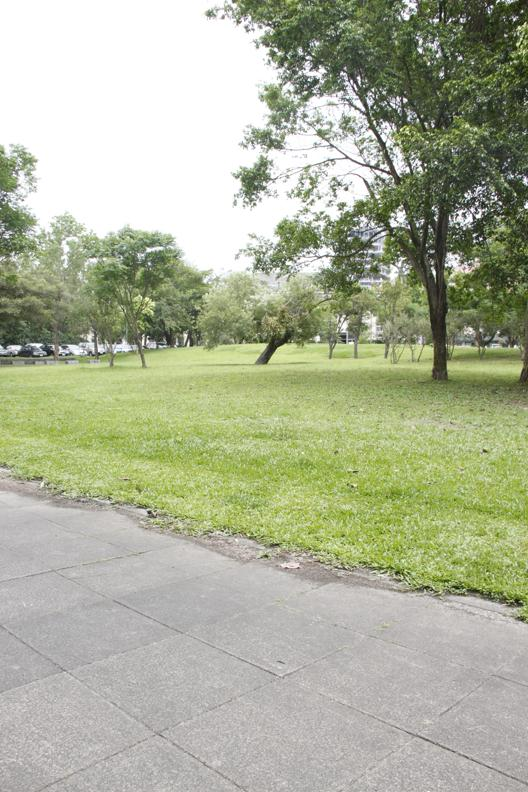
#> input picture images/1.jpg, 528 x 792 px, found by its file name
$ python imagestiching.py
#> lines starting #> are read from the running program, lines starting #| are printed output that depends on the picture
#> further down, image1 is the input picture: shape (792, 528, 3); mean B, G, R 152.8, 177.6, 172.2
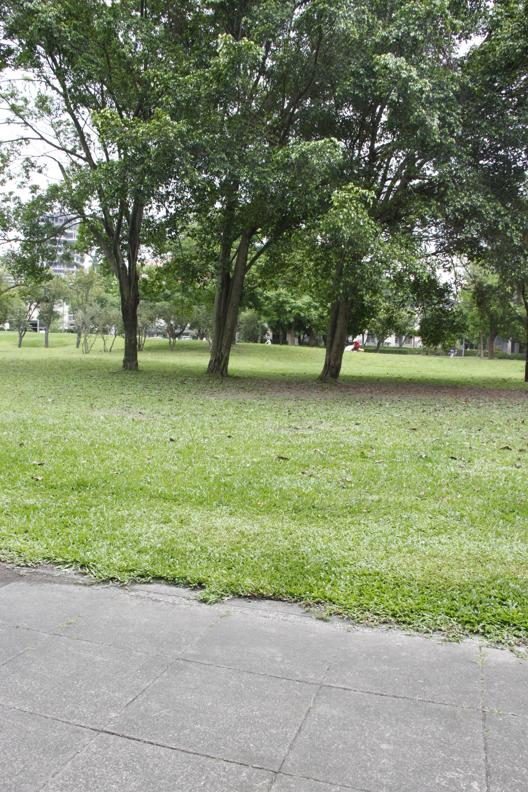
#> input picture images/2.jpg, 528 x 792 px, found by its file name
#> further down, image2 is the input picture: shape (792, 528, 3); mean B, G, R 114.6, 143.8, 133.7
import cv2
import numpy as np

def stitch_images(img1, img2):
    # Convert images to grayscale
    gray1 = cv2.cvtColor(img1, cv2.COLOR_BGR2GRAY)
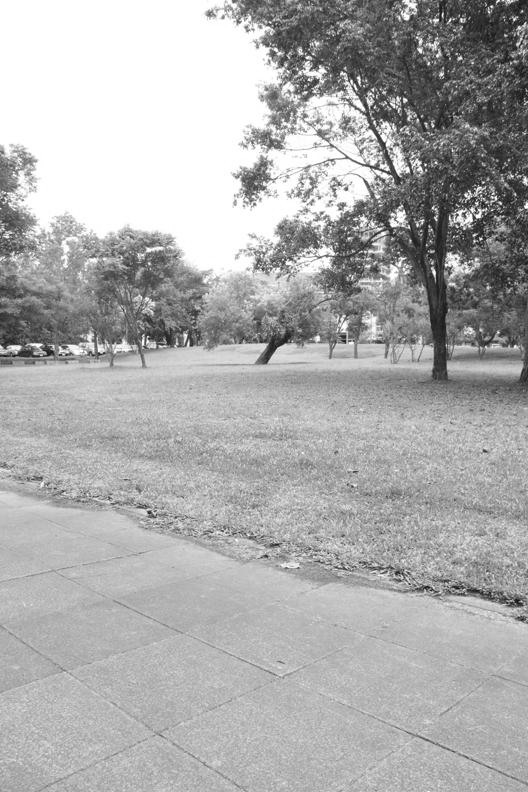
#> gray1: shape (792, 528); min 14, max 255, mean 173.2
    gray2 = cv2.cvtColor(img2, cv2.COLOR_BGR2GRAY)
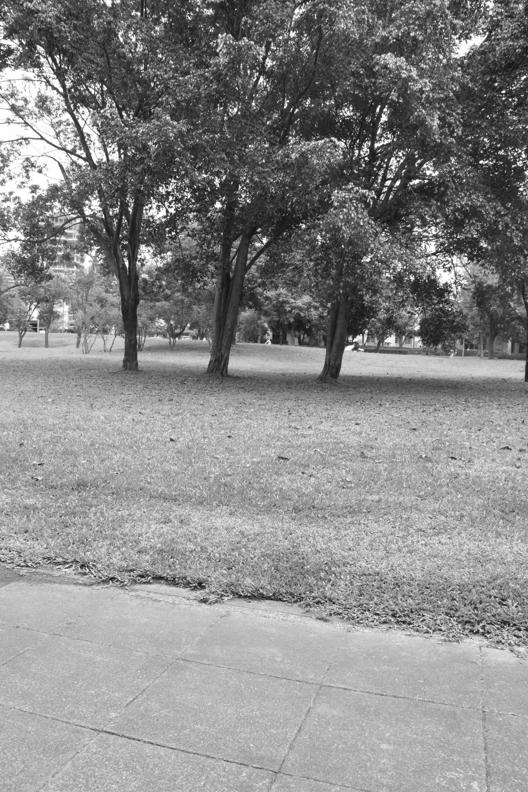
#> gray2: shape (792, 528); min 8, max 255, mean 137.5

    # Create SIFT detector object
    sift = cv2.SIFT_create()

    # Detect keypoints and descriptors
    keypoints1, descriptors1 = sift.detectAndCompute(gray1, None)
#> keypoints1 = 3255 keypoints; strongest (x, y, size): (434, 273, 2.7), (405, 100, 2.9), (500, 203, 2), (474, 235, 2.1)
    keypoints2, descriptors2 = sift.detectAndCompute(gray2, None)
#> keypoints2 = 4288 keypoints; strongest (x, y, size): (503, 92, 2), (366, 158, 1.8), (398, 183, 3), (481, 162, 2.2)

    # Create matcher object
    matcher = cv2.BFMatcher()

    # Match descriptors
    matches = matcher.knnMatch(descriptors1, descriptors2, k=2)
#> matches = 3255 matches

    # Filter matches using the Lowe's ratio test
    good_matches = []
    for m, n in matches:
        if m.distance < 0.75 * n.distance:
            good_matches.append(m)
#> after the loop, good_matches = 485 matches

    # Extract location of good matches
    points1 = np.float32([keypoints1[m.queryIdx].pt for m in good_matches]).reshape(-1, 1, 2)
#> points1 = 485 rows, first 8: [70.15, 771.1], [103.5, 242.2], [115, 363.4], [284, 47.7], [313.2, 119.3], [313.4, 94.16], [314.5, 91.4], [315.7, 145.1]
    points2 = np.float32([keypoints2[m.trainIdx].pt for m in good_matches]).reshape(-1, 1, 2)
#> points2 = 485 rows, first 8: [303.1, 716.3], [343.3, 119.5], [236.4, 363.1], [387.9, 221.2], [7.09, 92.22], [7.35, 64.84], [8.56, 62.06], [8.44, 121.2]

    # Find homography
    H, mask = cv2.findHomography(points2, points1, cv2.RANSAC)
#> H = [[0.767, 0.0268, 305.5], [-0.177, 0.951, 29.86], [-0.000433, 4.14e-06, 1]]; mask = 485 values, max 1 at index 4, min 0 at index 0, mean 0.942

    # Use homography
    height, width, channels = img1.shape
#> height = 792; width = 528; channels = 3
    img2_transformed = cv2.warpPerspective(img2, H, (width, height))
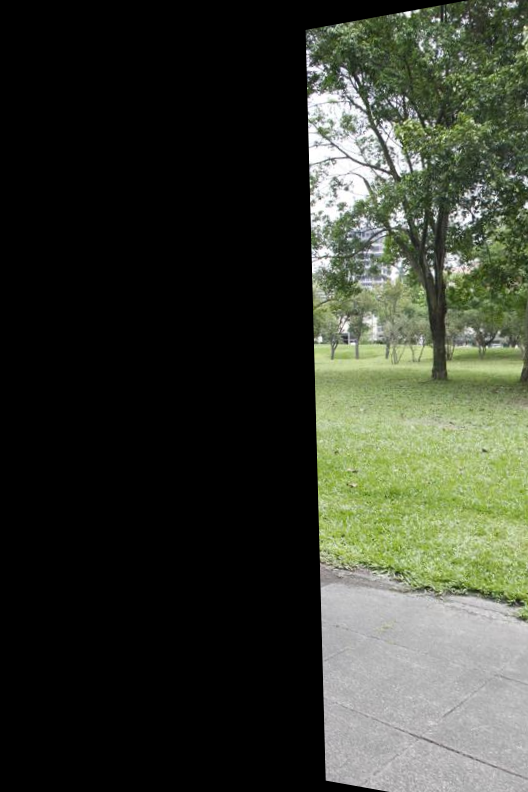
#> img2_transformed: shape (792, 528, 3); mean B, G, R 48.7, 60.2, 56

    # Combine images
    result = cv2.addWeighted(img1, 0.5, img2_transformed, 0.5, 0)
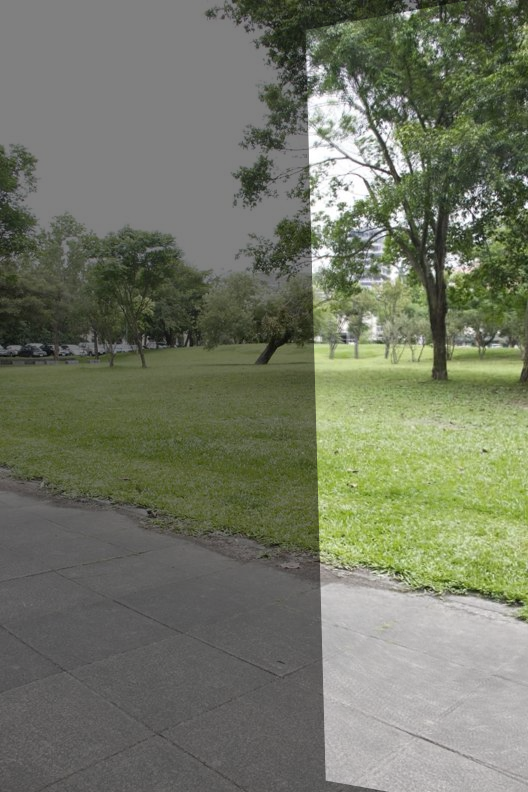
#> result: shape (792, 528, 3); mean B, G, R 100.8, 119, 114.2

    return result

# Load images
image1 = cv2.imread('images/1.jpg')
image2 = cv2.imread('images/2.jpg')

# Stitch images
result = stitch_images(image1, image2)

# Save or show the result
cv2.imshow('Stitched Image', result)
cv2.waitKey(0)
cv2.destroyAllWindows()
